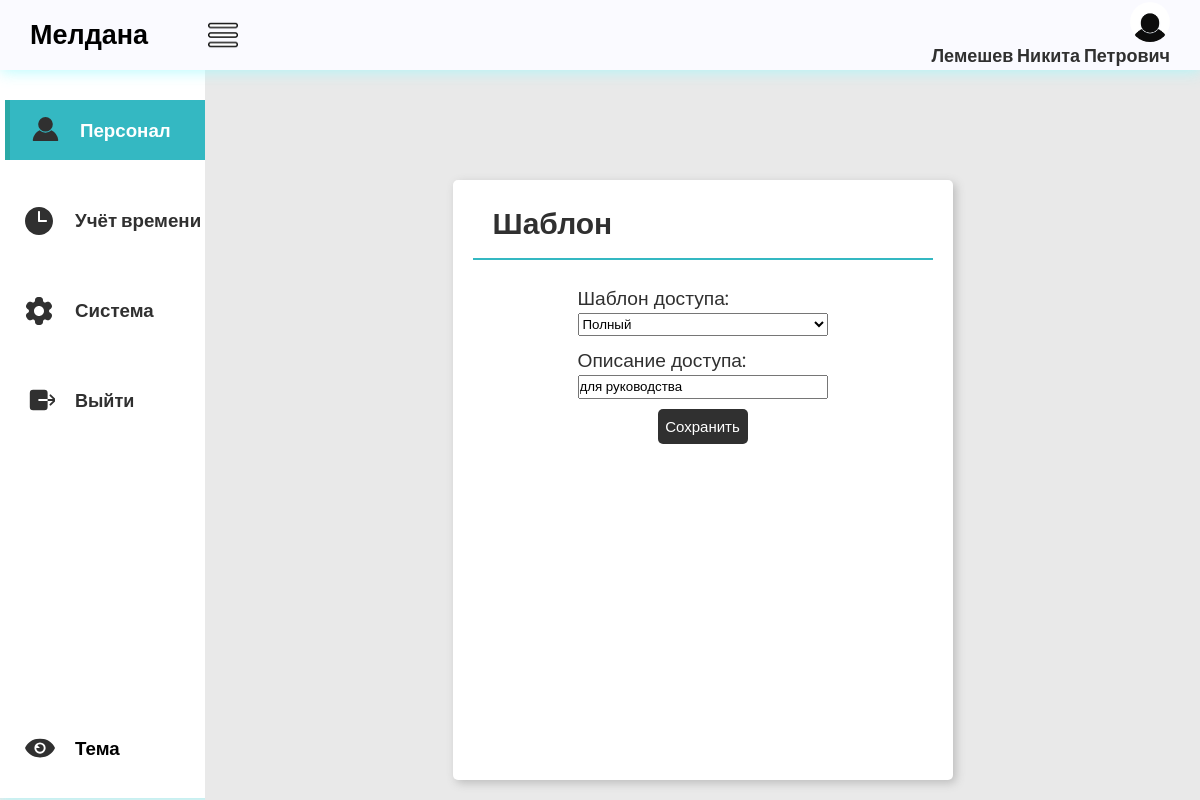
Screenshot of /pattern/f4fc1636-3709-4e6c-88b7-d158d84db1e7/ (signed in) with the database file from the repository.
### main/models.py (models this page shows, shortened)
class Staff(AbstractBaseUser, PermissionsMixin):
    id = models.UUIDField(primary_key=True, editable=False, default=uuid.uuid4)
    fio = models.CharField(max_length=150, verbose_name='ФИО')
    email = models.EmailField(max_length=254, unique=True, verbose_name='E-mail')
    phone_number = models.CharField(max_length=12, unique=True, null=True, blank=True, verbose_name='Номер телефона')
    dob = models.DateField(null=True, blank=True, verbose_name='Дата рождения')
    employee_slug = models.SlugField(max_length=150, unique=True, blank=True, null=True, verbose_name='URL')
    date_join = models.DateTimeField(verbose_name='Дата регистрации', auto_now_add=True)
    last_login = models.DateTimeField(verbose_name='Дата последнего входа', auto_now=True)
    is_admin = models.BooleanField(default=False)
    is_staff = models.BooleanField(default=True)
    is_superuser = models.BooleanField(default=False)
    image = models.ImageField(upload_to='personal_photo', null=True, blank=True, verbose_name='Фотография')
    division = models.ForeignKey(Divisions, on_delete=models.SET_NULL, null=True, blank=True, verbose_name='Подразделение')
    time = models.ForeignKey(WorkSchedule, on_delete=models.SET_NULL, null=True, blank=True, verbose_name='Тип графика')
    post = models.ForeignKey(Posts, on_delete=models.SET_NULL, null=True, blank=True, verbose_name='Должность')
    pattern = models.ForeignKey(Patterns, on_delete=models.SET_NULL, null=True, blank=True, verbose_name='Шаблон доступа')
    objects = CustomUserManager()
    USERNAME_FIELD = 'email'
    REQUIRED_FIELDS = ['fio']
    class Meta:
        verbose_name = 'Персонал'
        verbose_name_plural = 'Сотрудники'

class Patterns(models.Model):
    PATTERNS = [
        ('Полный', 'Полный'),
        ('Охрана', 'Охрана'),
        ('Уборщики', 'Уборщики'),
        ('Посетители', 'Посетители'),
        ('Бухгалтерия', 'Бухгалтерия'),
        ('Менеджер', 'Менеджер'),
    ]
    id = models.UUIDField(primary_key=True, editable=False, default=uuid.uuid4)
    access_pattern = models.CharField(max_length=50, choices=PATTERNS, default="П", verbose_name='Шаблон доступа')
    access_description = models.CharField(max_length=100, blank=True, null=True, verbose_name='Описание доступа')
    pattern_slug = models.SlugField(max_length=150, unique=True, blank=True, null=True, verbose_name='URL')
    class Meta:
        verbose_name = 'Шаблоны доступа'
        verbose_name_plural = 'Шаблон доступа'

### main/views.py (the view)
# urls.py: path('pattern/<slug:pattern_slug>/', views.pattern_detail, name='pattern_detail'),
@user_passes_test(superuser_check, login_url='/404')
def pattern_detail(request, pattern_slug):
    pattern = get_object_or_404(Patterns, pattern_slug=pattern_slug)
    if request.method == 'POST':
        form = PatternsForm(request.POST, instance=pattern)
        if form.is_valid():
            form.save()
            return redirect('main:pattern_detail', pattern_slug=pattern.pattern_slug)
    else:
        form = PatternsForm(instance=pattern)
    context = {
        'form': form,
        'pattern': pattern,
    }
    return render(request, 'acms_page/pattern/pattern_detail.html', context)

### main/forms.py
class PatternsForm(forms.ModelForm):
    class Meta:
        model = Patterns
        fields = ['access_pattern', 'access_description']

### main/views.py (called while the page is built)
def superuser_check(user):
    return user.is_superuser

### templates/acms_page/pattern/pattern_detail.html (shortened to what this page needs)
{% extends "acms_page/base.html" %}
{% load static %}
{% block nav1 %}"nav-option option1"{% endblock %}
{% block nav2 %}"nav-option option2"{% endblock %}
{% block nav4 %}"nav-option option4"{% endblock %}
{% block main %}
    <div class="main">
        <div class="report-container">
            <div class="report-header">
                <h1 class="recent-Articles">Шаблон</h1>
            </div>
            <div class="report-body">
                <form class="form-1" method="post">
                    {{ form.as_p }}
                    <button class="view" type="submit">Сохранить</button>
                </form>
            </div>
        </div>
    </div>
{% endblock %}

### templates/acms_page/base.html (shortened to what this page needs)
{% load static %}
<!DOCTYPE html>
<html lang="en">
<head>
    <link rel="stylesheet"
          href="{% static 'css/style.css'%}">
    <link rel="stylesheet"
          href="{% static 'css/responsive.css'%}">
</head>
<body class="light-theme">
    <header>
        <div class="logosec">
            <div class="logo">Мелдана</div>
            <img src="{% static 'img/menu.png' %}"
                class="icn menuicn"
                id="menuicn"
                alt="menu-icon">
        </div>
        <a href="{% url 'main:user_info' %}">
            <div class="message">
                <div class="dp">
                    {% if user.is_authenticated %}
                         <img src= "{{ user.image.url }}"
                              class="dpicn"
                              alt="dp">
                    {% endif %}
                  </div>
                {% if user.is_authenticated %}
                    <h3 class="re">{{ user.fio }}</h3>
                {% endif %}
            </div>
        </a>
    </header>
    <div class="main-container">
        <div class="navcontainer">
            <nav class="nav">
                <div class="nav-upper-options">
                    <a href="{% url 'main:acms_personal' %}">
                    <div class={% block nav1%}{% endblock %}>
                        <h3> Персонал</h3>
                    </div>
                    </a>
                    <a href="{% url 'main:acms_clock' %}">
                    <div class={% block nav2%}{% endblock %} id="clock">
                        <h3>Учёт времени</h3>
                    </div>
                    </a>
                    <a href="{% url 'main:acms_settings' %}">
                    <div class={% block nav4%}{% endblock %}>
                        <h3>Система</h3>
                    </div>
                    </a>
                        <form action="{% url 'main:logout' %}" method="post">
                            <button id='tre' class='nav-option1' type="submit"><h3 class="re">Выйти</h3></button>
                        </form>
                </div>
                <div class="nav-option" id="themeToggle">
                    <h3>Тема</h3>
                </div>
            </nav>
        </div>
        {% block main %}
        {% endblock %}
    </div>
</body>
</html>

### static/css/style.css (style rules this page uses)
* { margin: 0; padding: 0; box-sizing: border-box; font-family: "Poppins", sans-serif; }
body { background-color: var(--background-color4); max-width: 100%; overflow-x: hidden; }
body.light-theme { --background-color1: #fafaff; --background-color2: #ffffff; --background-color3: #cccccc6e; --background-color4: #cccccc6e; --primary-color: #303030; --secondary-color: rgb(52, 184, 194); --Border-color: rgb(52, 184, 194); --one-use-color: #31b8bd; --two-use-color: #30cbc9; --a-color: #303030; --reportcontainer-color: #ffffff; --reportartic-color: #303030; --view-color: #ffffff; --reportcontainershadow-color: rgb(188, 188, 188); --navhover-color1: #6fa19f; --navhover-color2: #9cd3d8; }
header { height: 70px; width: 100vw; padding: 0 30px; background-color: var(--background-color1); position: fixed; z-index: 100; box-shadow: 1px 1px 15px rgba(161, 250, 253, 0.825); display: flex; justify-content: space-between; align-items: center; }
.logo { font-size: 27px; font-weight: 600; color: var(--logo-color); }
.icn { height: 30px; }
.menuicn { cursor: pointer; }
.searchbar, .message, .logosec { display: flex; align-items: center; justify-content: center; }
.logosec { gap: 60px; }
.message { gap: 0px; position: relative; cursor: pointer; display: flex; flex-direction: column; align-items: flex-end; }
.dp { height: 40px; width: 40px; background-color: #626262; border-radius: 50%; display: flex; align-items: center; justify-content: center; overflow: hidden; }
.main-container { display: flex; width: 100vw; position: relative; top: 70px; z-index: 1; }
.dpicn { height: 42px; }
a { text-decoration: none; color: var(--a-color); }
.main { height: calc(100vh - 70px); width: 100%; overflow-y: scroll; overflow-x: hidden; padding: 40px 30px 30px 30px; }
.nav { min-height: 91vh; width: 250px; background-color: var(--background-color2); position: absolute; top: 0px; left: 00; box-shadow: 1px 1px 10px rgba(161, 250, 253, 0.825); display: flex; flex-direction: column; justify-content: space-between; align-items: center; overflow: hidden; padding: 30px 0 20px 10px; }
.navcontainer { height: calc(100vh - 70px); width: 250px; position: relative; overflow-y: scroll; overflow-x: hidden; transition: all 0.5s ease-in-out; }
.nav-option { width: 250px; height: 60px; display: flex; align-items: center; padding: 0 30px 0 20px; gap: 20px; transition: all 0.1s ease-in-out; }
svg { fill: var(--primary-color); }
.nav-upper-options { display: flex; flex-direction: column; align-items: center; gap: 30px; }
.option1 { border-left: 5px solid #27a29aaf; background-color: var(--Border-color); color: white; cursor: pointer; }
.report-container { min-height: 300px; max-width: 1500px; margin: 70px auto 0px auto; background-color: var(--reportcontainer-color); border-radius: 5px; box-shadow: 3px 3px 10px var(--reportcontainershadow-color); padding: 0px 20px 20px 20px; }
.report-header { height: 80px; width: 100%; display: flex; align-items: center; justify-content: space-between; padding: 20px 20px 10px 20px; border-bottom: 2px solid rgb(52, 184, 194); }
.recent-Articles { font-size: 30px; font-weight: 600; color: var(--reportartic-color); }
.view { height: 35px; width: 90px; border-radius: 5px; background-color: var(--a-color); color: var(--view-color); font-size: 15px; border: none; cursor: pointer; }
.report-body { max-width: 100%; overflow-x: auto; padding: 20px; color: var(--primary-color); }
#themeToggle { color: var(--logo-color); }

### templates/acms_page/base.html (style rules this page uses)
.nav-option1 { width: 250px; height: 60px; display: flex; align-items: center; padding: 0 30px 0 20px; gap: 20px; transition: all 0.1s ease-in-out; background-color: var(--background-color2); border: none; }
.re { font-family: "Poppins", sans-serif; font-size: 18px; color: var(--a-color); }

### templates/acms_page/pattern/pattern_detail.html (style rules this page uses)
.report-container { max-width: 500px; height: 600px; }
.form-1 { display: flex; flex-direction: column; padding: 4px; flex-wrap: wrap; align-items: center; justify-content: space-between; }
.report-body p { display: flex; flex-direction: column; font-size: 1.2em; }
p { width: 250px; margin-bottom: 10px; font-size: 16px; }

### rows the page displays
Staff: image (picture), fio "Лемешев Никита Петрович"
Patterns: access_pattern "Полный", access_description "для руководства"
